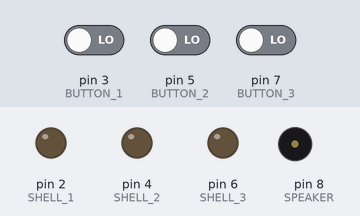
Simulated run of this sketch. Board: Arduino Uno, built with avr-gcc and run on an emulated ATmega328P. Shown: output pins drawn as LEDs (lit = HIGH), buzzer (waves = sounding). Dashed ring = blinking. The test bench sets the inputs (shaded band); at power-on: pin 3 (BUTTON_1) LOW, pin 5 (BUTTON_2) LOW, pin 7 (BUTTON_3) LOW. Random numbers use the default seed unless the sketch sets one.

Above: at 1.2 s.
1.3 s: pin 3 (BUTTON_1) driven HIGH and pin 5 (BUTTON_2) driven HIGH and pin 7 (BUTTON_3) driven HIGH
At 1.9 s:
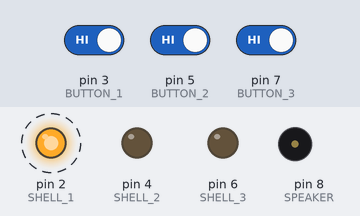
4.3 s: pin 3 (BUTTON_1) driven LOW and pin 5 (BUTTON_2) driven LOW
At 4.8 s:
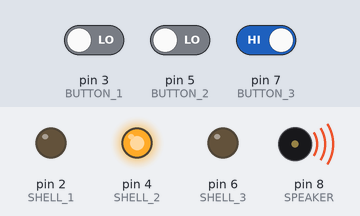
7.3 s: pin 7 (BUTTON_3) driven LOW
10.3 s: pin 7 (BUTTON_3) driven HIGH
At 10.42 s:
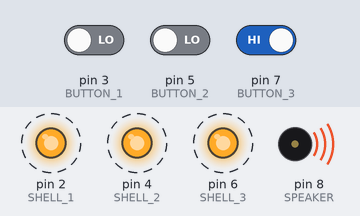
Timing chart, 0 to 13.3 s (numbered marks = the images above; inputs shaded):
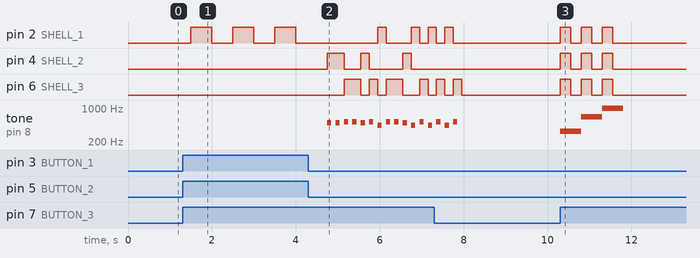

Measured:
- after the input at 1.3 s, pin 2 (SHELL_1): alternates HIGH for 0.50 s and LOW for 0.50 s, starting after 0.20 s
- after the input at 10.3 s, pin 2 (SHELL_1), pin 4 (SHELL_2), pin 6 (SHELL_3): alternates HIGH for 0.25 s and LOW for 0.25 s, 6 changes in all, then stays LOW, starting at once; tone on pin 8 (SPEAKER): silent → 330 Hz at once, → 660 Hz 0.50 s later, → 990 Hz 0.50 s later, → silent 0.50 s later
- by itself, pin 6 (SHELL_3): alternates HIGH for 0.20 s and LOW for 0.20 s, 4 changes in all, then stays LOW
- by itself, tone on pin 8 (SPEAKER): plays 523 Hz for 0.10 s, 440 Hz for 0.10 s, 523 Hz for 0.10 s

The sketch:

shellGame.ino
```cpp
const int SHELL_1 = 2;
const int SHELL_2 = 4;
const int SHELL_3 = 6;

const int BUTTON_1 = 3;
const int BUTTON_2 = 5;
const int BUTTON_3 = 7;
const int SPEAKER = 8;

boolean game_started = false;
int winning_shell = 0;

int counter = 0;

void setup() {

   pinMode(SHELL_1, OUTPUT);
   pinMode(SHELL_2, OUTPUT);
   pinMode(SHELL_3, OUTPUT);
   pinMode(SPEAKER, OUTPUT);
   pinMode(BUTTON_1, INPUT);
   pinMode(BUTTON_2, INPUT);
   pinMode(BUTTON_3, INPUT);

}

int getShell(int shell) {
  switch (shell) {
    case 1:
      return SHELL_1;
    break;
    case 2:
      return SHELL_2;
    break;
    case 3:
      return SHELL_3;
    break;
    default:
      return NULL;
  }
}

void showShell(int shell) {

  for (counter = 0; counter < 3; counter++) {

    digitalWrite(getShell(shell), HIGH);
    delay(500);
    digitalWrite(getShell(shell), LOW);
    delay(500);

  }

}


void hideShell(int shell) {

  switch(shell) {
    case 1:
      digitalWrite(SHELL_1, HIGH);
      digitalWrite(SHELL_2, LOW);
      digitalWrite(SHELL_3, LOW);
      tone(SPEAKER, 440, 100);
    break;
    case 2:
      digitalWrite(SHELL_1, LOW);
      digitalWrite(SHELL_2, HIGH);
      digitalWrite(SHELL_3, LOW);
      tone(SPEAKER, 494, 100);
    break;
    case 3:
      digitalWrite(SHELL_1, LOW);
      digitalWrite(SHELL_2, LOW);
      digitalWrite(SHELL_3, HIGH);
      tone(SPEAKER, 523, 100);
    break;
    default:
      digitalWrite(SHELL_1, LOW);
      digitalWrite(SHELL_2, LOW);
      digitalWrite(SHELL_3, LOW);

  }


}
void youWin() {

    // Plays 'vitctory' tone and 'light show':
    for (counter = 0; counter < 3; counter++) {

        tone(SPEAKER, 330 * (counter + 1));
        digitalWrite(SHELL_1, HIGH);
        digitalWrite(SHELL_2, HIGH);
        digitalWrite(SHELL_3, HIGH);
        delay(250);

        hideShell(0);
        delay(250);
    }

    noTone(SPEAKER); // turns off speaker;
    game_started = false; // resets game state;

}

void youLose() {

  // plays 'defeated' tone and shows correct shell:
     tone(SPEAKER, 73, 250);
     showShell(winning_shell);

  game_started = false; // resets game state;

}


void loop() {

 // Begins game when all buttons have been pressed and a game has not already started:
  if (digitalRead(BUTTON_1) == HIGH && digitalRead(BUTTON_2) == HIGH && digitalRead(BUTTON_3) == HIGH && !game_started) {

    delay(200);   // mitigates debounce;
    showShell(1); // shows shell to be hidden;
    delay(250);   // pause before game begins;

    // Randomizes winnging shell for 15 'rounds':
       for (counter = 0; counter < 16; counter++) {

            winning_shell = random(3) + 1; // randomizes winning shell;
            hideShell(winning_shell);      // shows winning shell;
            delay(200);                    // pause before moving shell again;

       }

    hideShell(0); // hides all shells after winnig shell is selected;
    game_started = true; // sets game state;


  }

  // Handles button presses after game has begun:

  if (digitalRead(BUTTON_1) == HIGH && game_started) {

    if (winning_shell == 1) {

      youWin();

    } else {

      youLose();

    }

  }

  if (digitalRead(BUTTON_2) == HIGH && game_started) {

    if (winning_shell == 2) {

      youWin();

    } else {

      youLose();

    }
  }

  if (digitalRead(BUTTON_3) == HIGH && game_started) {

    if (winning_shell == 3) {

      youWin();

    } else {

      youLose();

    }
  }

}
```
